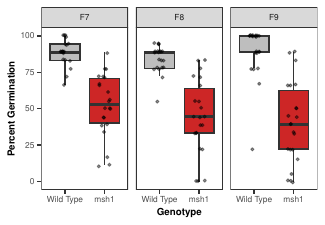

This figure's R source:
library (ggplot2)

MA_germ = read.csv("MA_germ.csv")
MA_germ$mw = factor(MA_germ$mw, levels=c("Wild", "Mutant"), labels=c("Wild Type", "msh1"))

#this makes a boxplot with data scatter
ggplot(MA_germ, aes(x=mw, y=germ)) +
  geom_boxplot(aes(fill = mw), outlier.shape = NA, size=0.5) +  # Box plot without outliers
  geom_jitter(aes(color = gen), width = 0.15, size = 0.75, stroke=0.5, alpha = 0.4) +  # Scattered points
  facet_wrap(~gen) +  # Facet wrap by Group
  scale_fill_manual(values = c("gray", "firebrick3")) +  # Change box colors
  scale_color_manual(values = c("black", "black", "black")) + # Change dot colors
  xlab("Genotype") +
  ylab("Percent Germination") +
  theme_bw() +
  theme (legend.position = "none",
         axis.text = element_text(size=6),
         axis.title = element_text(size=7, face="bold"),
         strip.text = element_text(size=6),
         panel.grid = element_blank()
         )

ggsave("germination.pdf", width=3.25, height = 2.25)